Frame 1 (no input): blank canvas, image omitted
Frame 60 (no input): blank canvas, image omitted
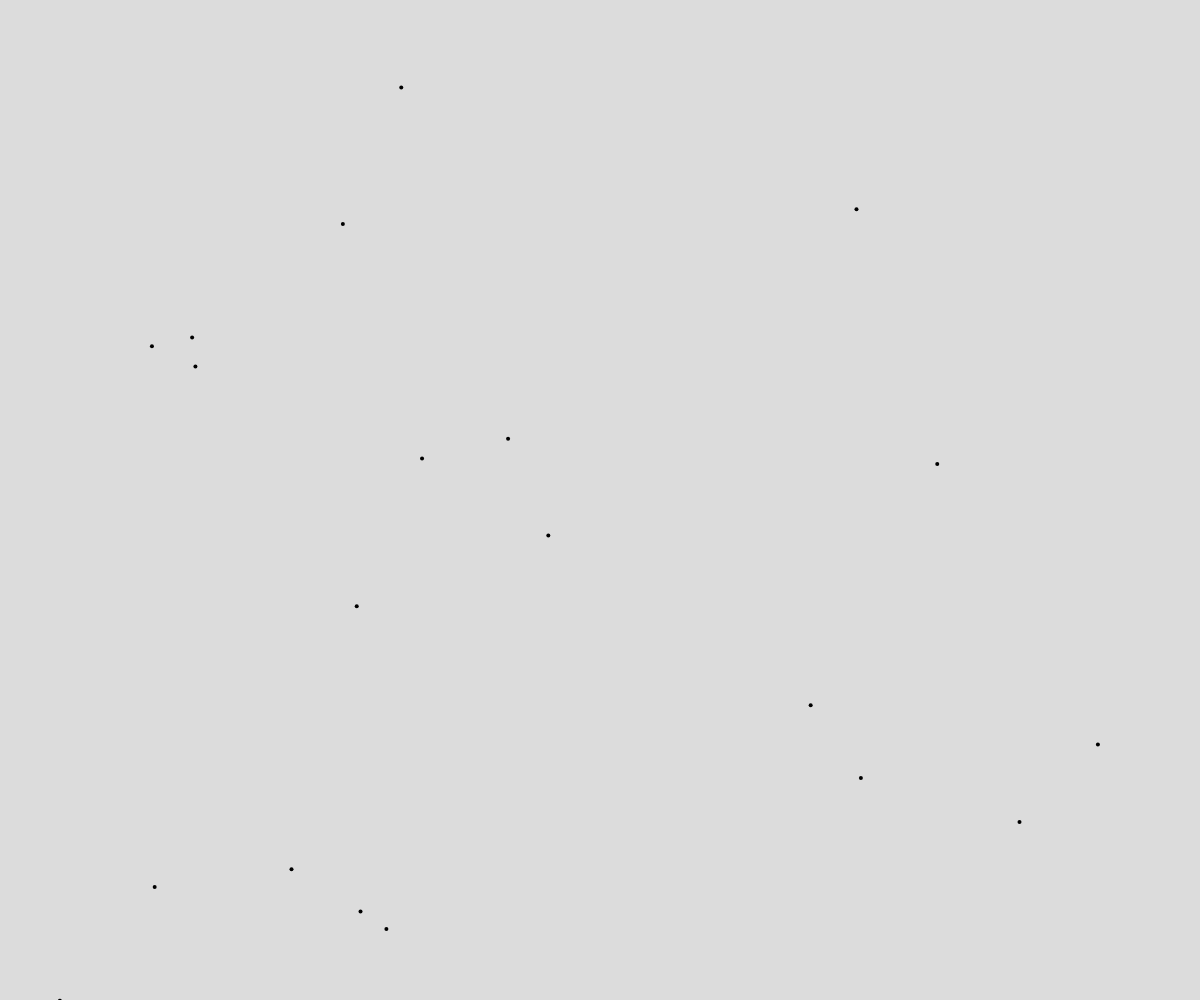
Frame 120 (the mouse pressed at the canvas centre since frame 60)

The p5.js sketch whose frames 1 and 60 were blank and that drew this single picture after the mouse press (run headless with seeded random() and noise() and a simulated clock; from frame 60 on, the mouse is pressed at the canvas centre):

// p5.js sketch
// ── sketch.js
// Multiple Files
// Henry Vu
// 

let object = [];

function setup() {
  createCanvas(windowWidth, windowHeight);
  for (let i = 0; i<10; i++) {
    object.push(new AnimatedObject(random(width),random(height)));
    object.push(new LineObject(random()))
  }
}

function draw() {
  background(220);
  for (let o of object) {
    o.move();
    o.display();
  }
}



// ── AnimatedObject.js
// parent class 
class AnimatedObject {
    constructor(x,y) {
        this.x = x; this.y = y;
        this.size = 1;
    }

    move() {
        this.x += random(-2,2);
        this.y += random(-2,2);
    }

    display() {
        strokeWeight(4);
        point(this.x,this.y);
    }









}











// ── CircleObject.js
// Child class #3


// ── LineObject.js
// child classs 1

class LineObject extends AnimatedObject {
    constructor() {
        super((random(width)),(random(height)));


    }

    move() {
        super.move();
        this.x -= 5;
        if(this.x <0) this.x = width;
    }
}
